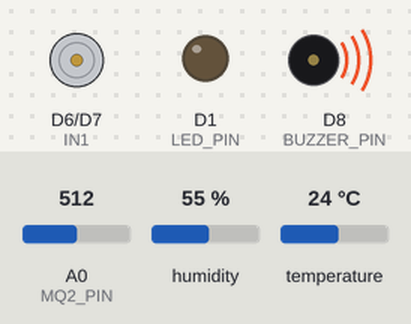
Bench run of a sketch on a simulated ESP8266 (NodeMCU). Parts: motor-driver pin pairs drawn as motors (green arrow = first pin HIGH = forward, orange = second pin HIGH = backward, longer = more drive, scaled by the enable pin), output pins drawn as LEDs (lit = HIGH), buzzer (waves = sounding, pin HIGH). The test bench sets the inputs (shaded band); at power-on: temperature 24 °C, A0 (MQ2_PIN) = 512, humidity 55 %. WiFi joins after 1.5 s; servers stay silent unless stated; what the sketch prints to the serial monitor is not drawn.

Above: at 2.9 s.
3.0 s: temperature set to 21 °C
9.9 s: temperature set to 18 °C
At 15.3 s:
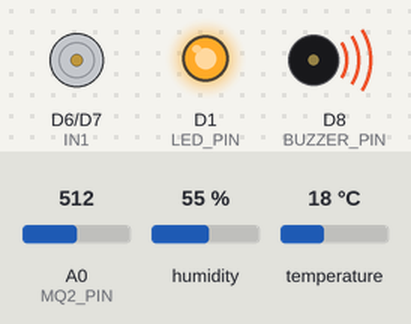
16.8 s: A0 (MQ2_PIN) set to 158
23.7 s: A0 (MQ2_PIN) set to 137
At 27.4 s:
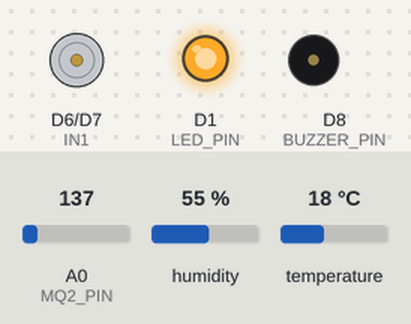
30.6 s: temperature set to 28 °C
At 33.5 s:
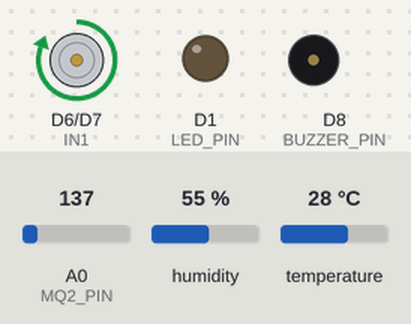
37.5 s: A0 (MQ2_PIN) set to 160
At 39.5 s:
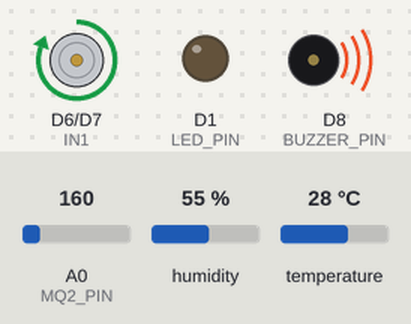
Timing chart, 0 to 41.0 s (numbered marks = the images above; inputs shaded):
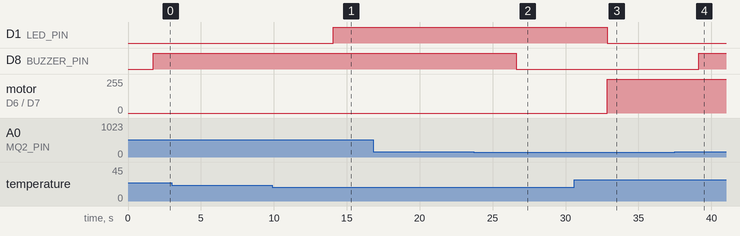

Measured:
- the behaviour switches between 20 and 19 °C on temperature (found by bisection; images 0 and 1)
- the behaviour switches between 151 and 150 on A0 (MQ2_PIN) (found by bisection; images 1 and 2)
- after the input at 3.0 s, every drawn part: stays the same
- after the input at 9.9 s, D1 (LED_PIN): LOW → HIGH after 4.2 s
- after the input at 16.8 s, every drawn part: stays the same
- after the input at 23.7 s, D8 (BUZZER_PIN): HIGH → LOW after 2.9 s
- after the input at 30.6 s, D1 (LED_PIN): HIGH → LOW after 2.3 s; motor on D6 (IN1) / D7 (IN2): stopped → forward 255/255 after 2.3 s
- after the input at 37.5 s, D8 (BUZZER_PIN): LOW → HIGH after 1.6 s

The sketch:

ESP_TO_GOOGLESHEETS.ino
```cpp
#include <Arduino.h>
#include <ESP8266WiFi.h>
#include "HTTPSRedirect.h"
#include <DHT.h>
#include <WiFiUdp.h>
#include <NTPClient.h>

const char* ssid = "123456";
const char* password = "244466666";
const char *GScriptId = "AKfycbz9t1Z2FeNeg063f3rNhftRC109ZDmOyhd1KiEu-7i60VWvRbXr12UAFc-R6I6GFHko";

String payload_base = "{\"command\": \"insert_row\", \"sheet_name\": \"Sheet1\", \"values\": ";
String payload = "";
const char* host = "script.google.com";
const int httpsPort = 443;
String url = String("/macros/s/") + GScriptId + "/exec";
HTTPSRedirect* client = nullptr;

#define DHTPIN D2
#define DHTTYPE DHT11
DHT dht(DHTPIN, DHTTYPE);
#define MQ2_PIN A0
#define LED_PIN D1
#define BUZZER_PIN D8
#define ENA D5
#define IN1 D6
#define IN2 D7

void setup() {
  Serial.begin(9600);
  WiFi.begin(ssid, password);
  while (WiFi.status() != WL_CONNECTED) {
    delay(500); Serial.print(".");
  }
  Serial.println("\nWiFi connected.");

  pinMode(LED_PIN, OUTPUT);
  pinMode(BUZZER_PIN, OUTPUT);
  pinMode(ENA, OUTPUT);
  pinMode(IN1, OUTPUT);
  pinMode(IN2, OUTPUT);
  pinMode(MQ2_PIN, INPUT);
  dht.begin();

  client = new HTTPSRedirect(httpsPort);
  client->setInsecure();
  client->setPrintResponseBody(false);
  client->setContentTypeHeader("application/json");

  for (int i = 0; i < 5 && !client->connected(); i++) {
    if (client->connect(host, httpsPort)) {
      Serial.println("HTTPS connected");
      break;
    }
    delay(1000);
  }
}

bool sendData(float temperature, int smokeValue, int latency) {
  if (!client->connected()) {
    client->connect(host, httpsPort);
  }
  payload = payload_base + "\"" + temperature + "," + smokeValue + "," + latency + "\"}";
  Serial.println("Sending: " + payload);
  return client->POST(url, host, payload);
}

void loop() {
  float temp = dht.readTemperature();
  int smoke = analogRead(MQ2_PIN);
  digitalWrite(LED_PIN, (temp < 20) ? HIGH : LOW);
  digitalWrite(BUZZER_PIN, (smoke > 150) ? HIGH : LOW);
  if (temp > 25) {
    digitalWrite(IN1, HIGH); digitalWrite(IN2, LOW); analogWrite(ENA, 255);
  } else {
    digitalWrite(IN1, LOW); digitalWrite(IN2, LOW);
  }

  // ✅ Start timer before sending
  unsigned long startTime = millis();
  bool success = sendData(temp, smoke, -1);  //Response From GOOGLE SHEETS through APPSCRIPT post
  unsigned long endTime = millis();

  if (success) {
    int latency = endTime - startTime; // in ms
    sendData(temp, smoke, latency);    //  Second send with real latency
  } else {
    Serial.println("Initial send failed.");
  }

  delay(6000); // 6 sec before next reading
}
```
